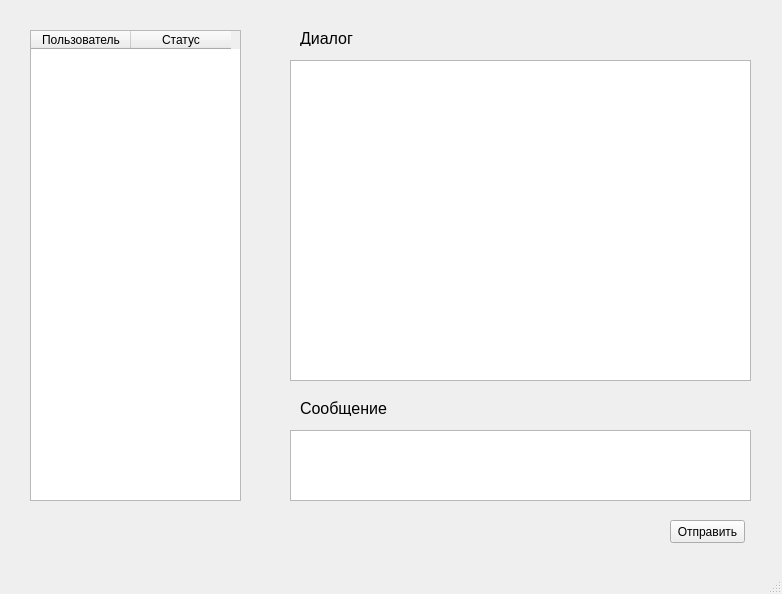
<?xml version="1.0" encoding="UTF-8"?>
<ui version="4.0">
 <class>Main_window</class>
 <widget class="QMainWindow" name="Main_window">
  <property name="geometry">
   <rect>
    <x>0</x>
    <y>0</y>
    <width>782</width>
    <height>594</height>
   </rect>
  </property>
  <property name="windowTitle">
   <string>FrankeMessager</string>
  </property>
  <widget class="QWidget" name="centralwidget">
   <widget class="QTextBrowser" name="textBrowser">
    <property name="geometry">
     <rect>
      <x>290</x>
      <y>60</y>
      <width>461</width>
      <height>321</height>
     </rect>
    </property>
   </widget>
   <widget class="QPlainTextEdit" name="message_typing">
    <property name="geometry">
     <rect>
      <x>290</x>
      <y>430</y>
      <width>461</width>
      <height>71</height>
     </rect>
    </property>
   </widget>
   <widget class="QPushButton" name="sendButton">
    <property name="geometry">
     <rect>
      <x>670</x>
      <y>520</y>
      <width>75</width>
      <height>23</height>
     </rect>
    </property>
    <property name="text">
     <string>Отправить</string>
    </property>
   </widget>
   <widget class="QTableWidget" name="user_list">
    <property name="geometry">
     <rect>
      <x>30</x>
      <y>30</y>
      <width>211</width>
      <height>471</height>
     </rect>
    </property>
    <column>
     <property name="text">
      <string>Пользователь</string>
     </property>
    </column>
    <column>
     <property name="text">
      <string>Статус</string>
     </property>
    </column>
   </widget>
   <widget class="QLabel" name="label">
    <property name="geometry">
     <rect>
      <x>300</x>
      <y>400</y>
      <width>101</width>
      <height>16</height>
     </rect>
    </property>
    <property name="font">
     <font>
      <pointsize>12</pointsize>
     </font>
    </property>
    <property name="text">
     <string>Сообщение</string>
    </property>
   </widget>
   <widget class="QLabel" name="label_2">
    <property name="geometry">
     <rect>
      <x>300</x>
      <y>30</y>
      <width>101</width>
      <height>16</height>
     </rect>
    </property>
    <property name="font">
     <font>
      <pointsize>12</pointsize>
     </font>
    </property>
    <property name="text">
     <string>Диалог</string>
    </property>
   </widget>
  </widget>
  <widget class="QStatusBar" name="statusbar"/>
 </widget>
 <resources/>
 <connections/>
</ui>
